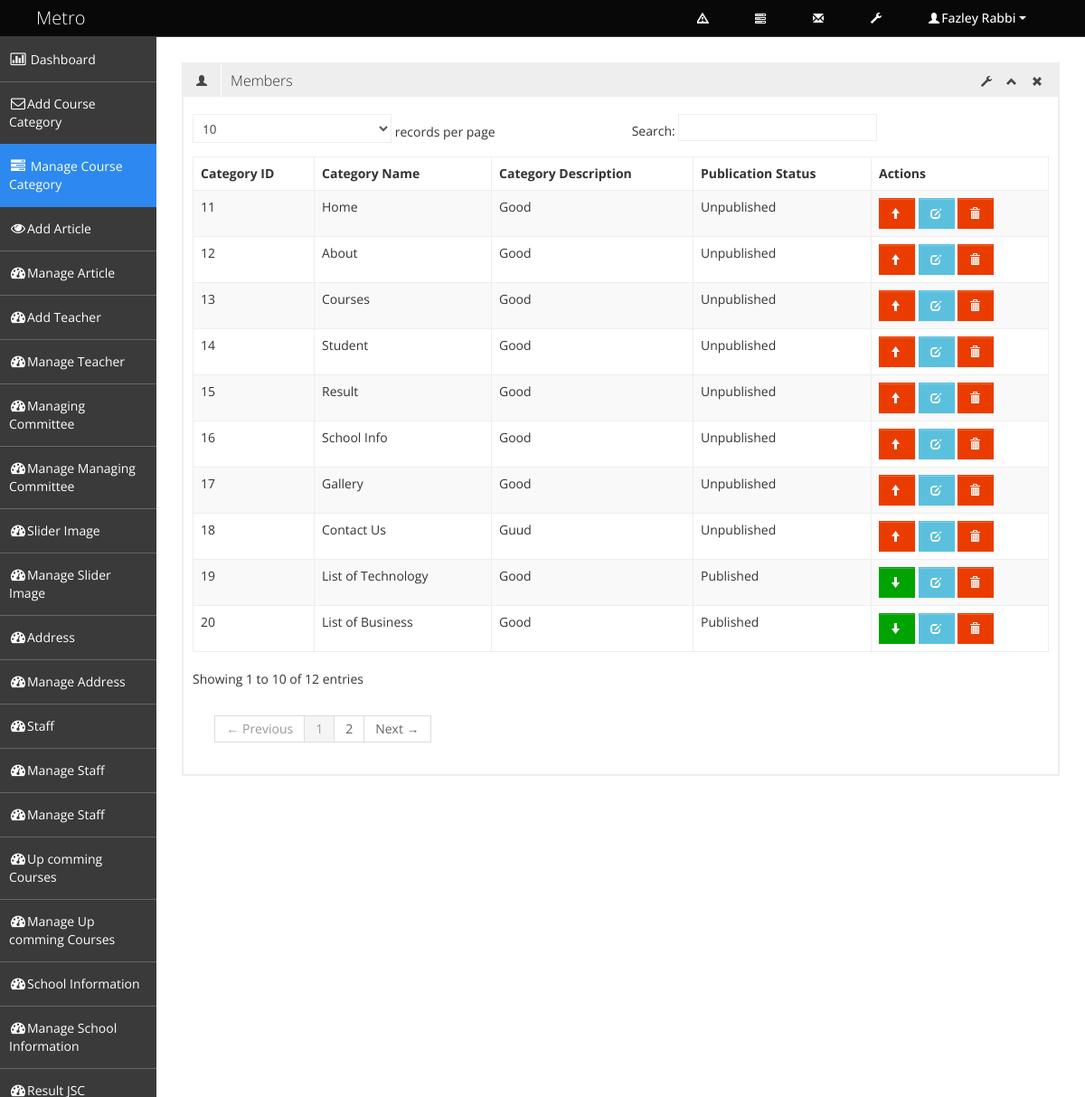
The page /admin/manage_category.php (signed in) on the database its author committed.
### tables this page shows
CREATE TABLE IF NOT EXISTS `tbl_category` (
  `category_id` int(3) NOT NULL AUTO_INCREMENT,
  `category_name` varchar(100) NOT NULL,
  `category_description` text NOT NULL,
  `publication_status` tinyint(1) NOT NULL,
  PRIMARY KEY (`category_id`)
);

### admin/manage_category.php (called while the page is built, shortened)
<?php
include './admin_master.php';

### classes/super_admin.php (called while the page is built, shortened)
<?php
class Super_admin {
    protected $db_connect;
    public function __construct() {
        $host_name = 'localhost';
        $user_name = 'root';
        $password = 'wamp';
        $db_name = 'db_school_manage_system';
        $this->db_connect = mysqli_connect($host_name, $user_name, $password, $db_name);
    }
    public function select_all_category() {
        $sql = "SELECT * FROM tbl_category";
        if (mysqli_query($this->db_connect, $sql)) {
            $query_result = mysqli_query($this->db_connect, $sql);
            return $query_result;
        } else {
            die('Query Problem' . mysqli_error($this->db_connect));
        }
    }
}

### admin/pages/manage_category_content.php (the view, shortened to what this page needs)
<?php
$query_result = $obj_sup_admin->select_all_category();
?>
<div class="row-fluid sortable">
    <div class="box span12">
        <div class="box-header" data-original-title>
            <h2><i class="halflings-icon user"></i><span class="break"></span>Members</h2>
            <div class="box-icon">
                <a href="#" class="btn-setting"><i class="halflings-icon wrench"></i></a>
                <a href="#" class="btn-minimize"><i class="halflings-icon chevron-up"></i></a>
                <a href="#" class="btn-close"><i class="halflings-icon remove"></i></a>
            </div>
        </div>
        <div class="box-content">
            <table class="table table-striped table-bordered bootstrap-datatable datatable">
                <thead>
                    <tr>
                        <th>Category ID</th>
                        <th>Category Name</th>
                        <th>Category Description</th>
                        <th>Publication Status</th>
                        <th>Actions</th>
                    </tr>
                </thead>
                <tbody>
                    <?php while ($category_info = mysqli_fetch_assoc($query_result)) { ?>
                        <tr>
                            <td><?php echo $category_info['category_id']; ?></td>
                            <td class="center"><?php echo $category_info['category_name']; ?></td>
                            <td class="center"><?php echo $category_info['category_description']; ?></td>
                            <td class="center">
                                <?php
                                if ($category_info['publication_status'] == 1) {
                                    echo 'Published';
                                } else {
                                    echo 'Unpublished';
                                }
                                ?>
                            </td>
                            <td class="center">
                                <?php if ($category_info['publication_status'] == 1) { ?>
                                    <a class="btn btn-success" href="?status=unpublished&&id=<?php echo $category_info['category_id']; ?>" title="Unpublished">
                                        <i class="halflings-icon white arrow-down"></i>
                                    </a>
                                <?php } else { ?>
                                    <a class="btn btn-danger" href="?status=published&&id=<?php echo $category_info['category_id']; ?>" title="Published">
                                        <i class="halflings-icon white arrow-up"></i>
                                    </a>
                                <?php } ?>
                                <a class="btn btn-info" href="edit_category.php?id=<?php echo $category_info['category_id']; ?>" title="Edit">
                                    <i class="halflings-icon white edit"></i>
                                </a>
                                <a class="btn btn-danger" href="?status=delete&&id=<?php echo $category_info['category_id']; ?>" title="Delete" onclick="return check_delete_info();">
                                    <i class="halflings-icon white trash"></i>
                                </a>
                            </td>
                        </tr>
                    <?php } ?>
                </tbody>
            </table>
        </div>
    </div>
</div>

### assets/admin_assets/css/style.css (style rules this page uses)
body { background: #F5F5F5; color: #333; border: none; font-family: 'Open Sans', sans-serif; font-weight: 400; }
h2 { font-size: 16px; line-height: 16px; }
.box { border: 2px solid #eee; background: #fff !important; margin-bottom: 28px; }
.box-header { height: 16px; font-size: 16px; line-height: 16px; padding: 10px; background: #eee; -webkit-box-shadow: none; -moz-box-shadow: none; box-shadow: none; overflow: hidden; }
.box-header h2 { float:left; margin-top: 0px; font-weight: 300; }
.box-header h2 i { margin: 0px 3px 0px 4px; opacity: .8; filter: alpha(opacity=80); -ms-filter:"progid:DXImageTransform.Microsoft.Alpha(Opacity=80)"; }
.box-header .box-icon { float:right; margin-top: 1px; }
.box-header .box-icon i { -webkit-transition: all 0.1s ease-in-out; -moz-transition: all 0.1s ease-in-out; -o-transition: all 0.1s ease-in-out; -ms-transition: all 0.1s ease-in-out; transition: all 0.1s ease-in-out; opacity: .8; filter: alpha(opacity=80); -ms-filter:"progid:DXImageTransform.Microsoft.Alpha(Opacity=80)"; }
.box-header .box-icon a { margin: 0px 5px; }
.box-content { position: relative; z-index: 50; margin-top: -1px; padding: 10px; background: #fff !important; }
.btn { display: inline-block; padding: 6px 12px; margin-bottom: 0; font-size: 14px; font-weight: 500; line-height: 20px; text-align: center; white-space: nowrap; vertical-align: middle; cursor: pointer; border: 1px solid #a7a9aa; -webkit-border-radius: 0px !important; border-radius: 0px !important; }
.btn i { margin-top: 2px; }
.btn { color: #ffffff; background-color: #a7a9aa; border-color: #a7a9aa; background-image: none; filter: none; text-shadow: none; }
.btn-danger { background-color: #EB3C00; border-color: #EB3C00; }
.btn-success { background-color: #00A300; border-color: #00A300; }
.btn-info { background-color: #5bc0de; border-color: #5bc0de; }
.table th, .table td { border-top: 1px solid #eee; }
.table-bordered { border-color: #eee; -webkit-border-radius: 0px !important; -moz-border-radius: 0px !important; border-radius: 0px !important; }
.table-bordered th, .table-bordered td { border-left: 1px solid #eee; }
.table-bordered thead:first-child tr:first-child > th:first-child, .table-bordered tbody:first-child tr:first-child > td:first-child, .table-bordered tbody:first-child tr:first-child > th:first-child { -webkit-border-radius: 0px !important; -moz-border-radius: 0px !important; border-radius: 0px !important; }
.table-bordered thead:first-child tr:first-child > th:last-child, .table-bordered tbody:first-child tr:first-child > td:last-child, .table-bordered tbody:first-child tr:first-child > th:last-child { -webkit-border-radius: 0px !important; -moz-border-radius: 0px !important; border-radius: 0px !important; }
.table-bordered thead:last-child tr:last-child > th:first-child, .table-bordered tbody:last-child tr:last-child > td:first-child, .table-bordered tbody:last-child tr:last-child > th:first-child, .table-bordered tfoot:last-child tr:last-child > td:first-child, .table-bordered tfoot:last-child tr:last-child > th:first-child { -webkit-border-radius: 0px !important; -moz-border-radius: 0px !important; border-radius: 0px !important; }
.table-bordered thead:last-child tr:last-child > th:last-child, .table-bordered tbody:last-child tr:last-child > td:last-child, .table-bordered tbody:last-child tr:last-child > th:last-child, .table-bordered tfoot:last-child tr:last-child > td:last-child, .table-bordered tfoot:last-child tr:last-child > th:last-child { -webkit-border-radius: 0px !important; -moz-border-radius: 0px !important; border-radius: 0px !important; }

### rows shown on the page
tbl_category: category_id "11", category_name "Home", category_description "Good", publication_status "Unpublished"
tbl_category: category_id "12", category_name "About", category_description "Good", publication_status "Unpublished"
tbl_category: category_id "13", category_name "Courses", category_description "Good", publication_status "Unpublished"
tbl_category: category_id "14", category_name "Student", category_description "Good", publication_status "Unpublished"
tbl_category: category_id "15", category_name "Result", category_description "Good", publication_status "Unpublished"
tbl_category: category_id "16", category_name "School Info", category_description "Good", publication_status "Unpublished"
tbl_category: category_id "17", category_name "Gallery", category_description "Good", publication_status "Unpublished"
tbl_category: category_id "18", category_name "Contact Us", category_description "Guud", publication_status "Unpublished"
tbl_category: category_id "19", category_name "List of Technology", category_description "Good", publication_status "Published"
tbl_category: category_id "20", category_name "List of Business", category_description "Good", publication_status "Published"

### other values the page prints
$_SESSION['admin_name'] "Fazley Rabbi"
